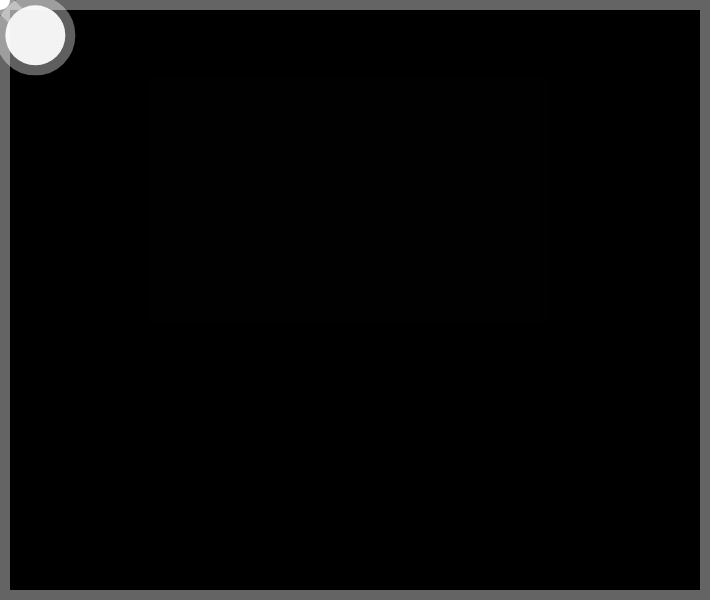
Frame 1 (no input)
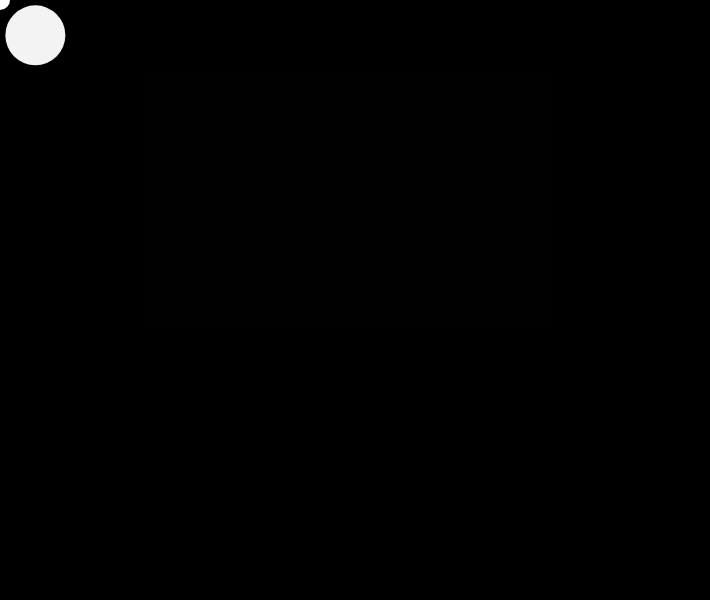
Frame 60 (no input)
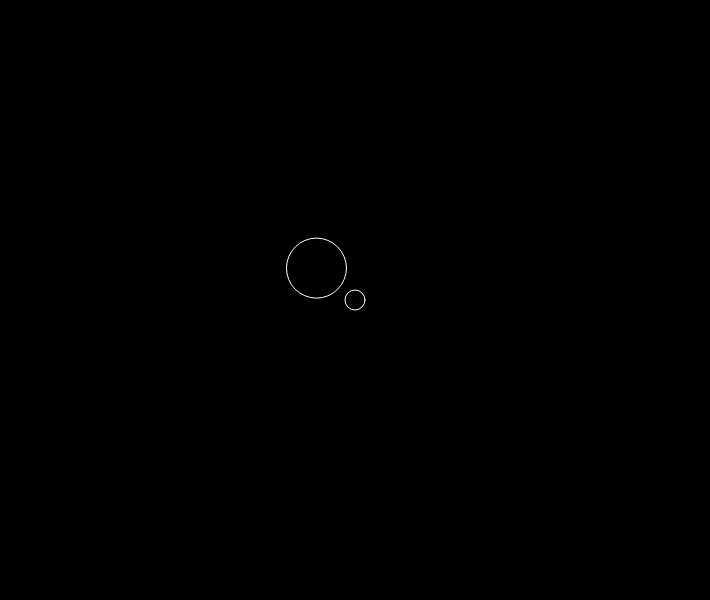
Frame 120 (the mouse pressed at the canvas centre since frame 60)

The p5.js sketch that drew these frames (run headless with seeded random() and noise() and a simulated clock; from frame 60 on, the mouse is pressed at the canvas centre):

// p5.js sketch
// ── sketch.js
var pg;
var x = 100,
  y = 100,
  angle1 = 0.0,
  segLength = 50;

function setup(){
  createCanvas(710, displayHeight);
  pg = createGraphics(400, 250);
  strokeWeight(20.0);
  stroke(255, 100);
}

function draw(){
// Entire Background
    background(0);

  dx = mouseX - x;
  dy = mouseY - y;
  angle1 = atan2(dy, dx);
//  The math to allow the second circle to follow the first
  x = mouseX - (cos(angle1) * segLength);
  y = mouseY - (sin(angle1) * segLength);

  segment(x, y, angle1);
  ellipse(x, y, 60, 60);
  fill(0, 12);
  rect(0, 0, width, height);
  fill(255);
  noStroke();
  ellipse(mouseX, mouseY, 20, 20);

// Beginging of the Graphics
  pg.background(1);
  pg.noFill();
  pg.stroke(255);
  pg.ellipse(mouseX-150, mouseY-75, 20, 20);
  pg.noFill();
  pg.stroke(255);
  pg.ellipse(x-150, y-75, 60, 60);

  //Draw the offscreen buffer to the screen with image()
  image(pg, 150, 75);
}



function segment(x, y, a) {
  push();
  translate(x, y);
  rotate(a);
  line(0, 0, segLength, 0);
  pop();
}
